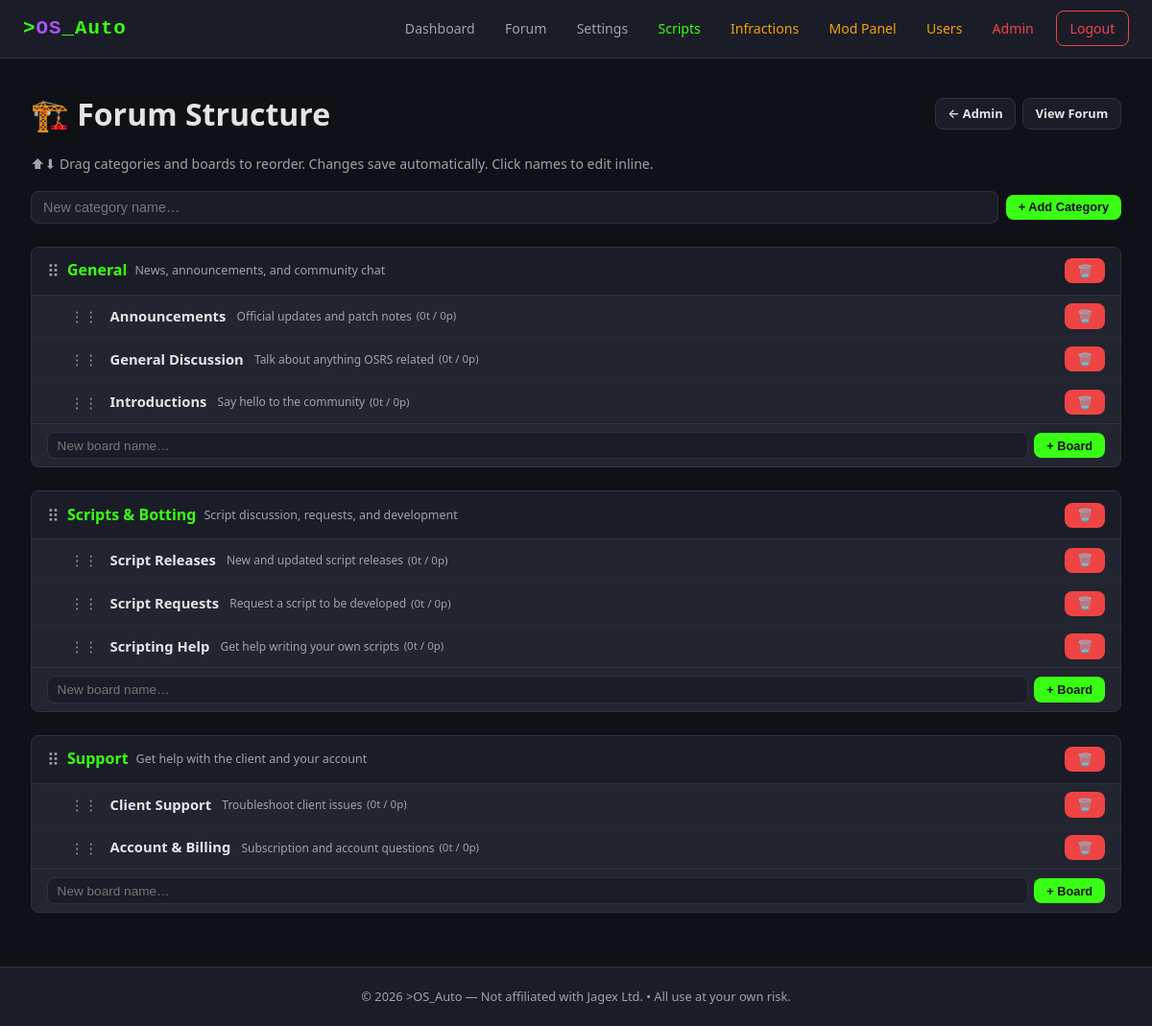
The page /admin/forums.php (signed in) on the database its author committed.
### tables this page shows
CREATE TABLE `forum_categories` (
  `category_id` INT UNSIGNED  NOT NULL AUTO_INCREMENT,
  `name`        VARCHAR(120)  NOT NULL,
  `description` TEXT          DEFAULT NULL,
  `sort_order`  INT           NOT NULL DEFAULT 0,
  PRIMARY KEY (`category_id`)
);

CREATE TABLE `forum_boards` (
  `board_id`     INT UNSIGNED NOT NULL AUTO_INCREMENT,
  `category_id`  INT UNSIGNED NOT NULL,
  `name`         VARCHAR(120) NOT NULL,
  `description`  TEXT         DEFAULT NULL,
  `sort_order`   INT          NOT NULL DEFAULT 0,
  `thread_count` INT UNSIGNED NOT NULL DEFAULT 0,
  `post_count`   INT UNSIGNED NOT NULL DEFAULT 0,
  `last_post_id` INT UNSIGNED DEFAULT NULL,
  `created_at`   DATETIME     NOT NULL DEFAULT CURRENT_TIMESTAMP,
  PRIMARY KEY (`board_id`),
  CONSTRAINT `fk_board_category`
    FOREIGN KEY (`category_id`) REFERENCES `forum_categories`(`category_id`)
    ON DELETE CASCADE
);

### includes/functions.php (called while the page is built, shortened)
<?php
function e(string $value): string
{
    return htmlspecialchars($value, ENT_QUOTES, 'UTF-8');
}

### admin/forums.php (the view, shortened to what this page needs)
<?php
require_once __DIR__ . '/../includes/functions.php';
$categories = $pdo->query('SELECT * FROM forum_categories ORDER BY sort_order ASC')->fetchAll();
$boards     = $pdo->query('SELECT * FROM forum_boards ORDER BY sort_order ASC')->fetchAll();
$boardsByCat = [];
foreach ($boards as $b) $boardsByCat[$b['category_id']][] = $b;
require_once __DIR__ . '/../includes/header.php';
?>
<div class="flex-between flex-between-mobile mb-1">
  <h1>🏗️ Forum Structure</h1>
  <div style="display:flex;gap:.4rem;flex-wrap:wrap;">
    <a href="/admin/index.php" class="btn btn-secondary btn-sm">&larr; Admin</a>
    <a href="/forum/index.php" class="btn btn-secondary btn-sm">View Forum</a>
  </div>
</div>
<p style="color:var(--text-secondary);font-size:.88rem;margin-bottom:1rem;">
  ⬆⬇ Drag categories and boards to reorder. Changes save automatically.
  Click names to edit inline.
</p>
<div class="fs-add-cat">
  <input type="text" id="newCatName" placeholder="New category name…">
  <button class="btn btn-primary btn-sm" onclick="quickAddCat()">+ Add Category</button>
</div>
<div id="catContainer">
  <?php foreach ($categories as $cat): ?>
    <div class="fs-cat" draggable="true" data-cat-id="<?= $cat['category_id'] ?>">
      <div class="fs-cat-header">
        <div style="display:flex;align-items:center;min-width:0;">
          <span class="grip">⠿</span>
          <span class="fs-cat-name"
                contenteditable="false"
                data-field="name"
                data-cat-id="<?= $cat['category_id'] ?>"
                ondblclick="this.contentEditable='true';this.focus();"
                onblur="saveCatInline(this)"
                onkeydown="if(event.key==='Enter'){event.preventDefault();this.blur();}"
          ><?= e($cat['name']) ?></span>
          <span class="fs-cat-desc"
                contenteditable="false"
                data-field="description"
                data-cat-id="<?= $cat['category_id'] ?>"
                ondblclick="this.contentEditable='true';this.focus();"
                onblur="saveCatInline(this)"
                onkeydown="if(event.key==='Enter'){event.preventDefault();this.blur();}"
          ><?= e($cat['description'] ?? 'Click to add description') ?></span>
        </div>
        <div class="fs-cat-actions">
          <button class="btn btn-danger btn-sm" onclick="deleteCat(<?= $cat['category_id'] ?>)"
                  title="Delete category">🗑️</button>
        </div>
      </div>
      <div class="fs-boards-container" data-cat-id="<?= $cat['category_id'] ?>">
        <?php
          $catBoards = $boardsByCat[$cat['category_id']] ?? [];
          if (empty($catBoards)):
        ?>
          <div class="fs-empty">No boards. Add one below or drag a board here.</div>
        <?php else: foreach ($catBoards as $b): ?>
          <div class="fs-board" draggable="true" data-board-id="<?= $b['board_id'] ?>">
            <div style="display:flex;align-items:center;min-width:0;gap:.3rem;flex-wrap:wrap;">
              <span class="grip">⋮⋮</span>
              <span class="fs-board-name"
                    contenteditable="false"
                    data-field="name"
                    data-board-id="<?= $b['board_id'] ?>"
                    ondblclick="this.contentEditable='true';this.focus();"
                    onblur="saveBoardInline(this)"
                    onkeydown="if(event.key==='Enter'){event.preventDefault();this.blur();}"
              ><?= e($b['name']) ?></span>
              <span class="fs-board-desc"
                    contenteditable="false"
                    data-field="description"
                    data-board-id="<?= $b['board_id'] ?>"
                    ondblclick="this.contentEditable='true';this.focus();"
                    onblur="saveBoardInline(this)"
                    onkeydown="if(event.key==='Enter'){event.preventDefault();this.blur();}"
              ><?= e($b['description'] ?? '') ?></span>
              <span class="fs-board-stats">(<?= $b['thread_count'] ?>t / <?= $b['post_count'] ?>p)</span>
            </div>
            <div class="fs-board-actions">
              <button class="btn btn-danger btn-sm" onclick="deleteBoard(<?= $b['board_id'] ?>)">🗑️</button>
            </div>
          </div>
        <?php endforeach; endif; ?>
      </div>
      <div class="fs-add-row">
        <input type="text" placeholder="New board name…" data-add-board-cat="<?= $cat['category_id'] ?>"
               onkeydown="if(event.key==='Enter')quickAddBoard(<?= $cat['category_id'] ?>,this);">
        <button class="btn btn-primary btn-sm"
                onclick="quickAddBoard(<?= $cat['category_id'] ?>, this.previousElementSibling)">+ Board</button>
      </div>
    </div>
  <?php endforeach; ?>
</div>
<?php require_once __DIR__ . '/../includes/footer.php'; ?>

### includes/header.php (style rules this page uses)
*, *::before, *::after { box-sizing: border-box; margin: 0; padding: 0; }
:root { --bg-primary: #0f1117; --bg-secondary: #1a1d27; --bg-card: #22252f; --border-color: #2e3140; --text-primary: #e4e4e7; --text-secondary:#9ca3af; --accent-green: #39ff14; --accent-purple: #a855f7; --accent-red: #ef4444; --accent-amber: #f59e0b; --accent-blue: #3b82f6; --font-mono: 'Courier New', monospace; --font-main: 'Segoe UI', system-ui, -apple-system, sans-serif; --radius: 8px; --shadow: 0 4px 24px rgba(0,0,0,.4); --nav-height: 60px; }
html { overflow-x: hidden; -webkit-text-size-adjust: 100%; }
body { font-family: var(--font-main); background: var(--bg-primary); color: var(--text-primary); line-height: 1.6; min-height: 100vh; display: flex; flex-direction: column; overflow-x: hidden; max-width: 100vw; }
a { color: var(--accent-green); text-decoration: none; transition: color .2s; }
.btn { display: inline-block; padding: .6rem 1.4rem; border: none; border-radius: var(--radius); font-size: .9rem; font-weight: 600; cursor: pointer; transition: opacity .2s, transform .1s; text-align: center; }
.btn-primary { background: var(--accent-green); color: #0f1117; }
.btn-danger { background: var(--accent-red); color: #fff; }
.btn-secondary { background: var(--bg-secondary); color: var(--text-primary); border: 1px solid var(--border-color); }
.btn-sm { padding: .35rem .8rem; font-size: .8rem; }
.mb-1 { margin-bottom: 1rem; }
.flex-between { display: flex; justify-content: space-between; align-items: center; flex-wrap: wrap; gap: .5rem; }

### admin/forums.php (style rules this page uses)
.fs-cat { margin-bottom:1.5rem;border:1px solid var(--border-color);border-radius:var(--radius);overflow:hidden;background:var(--bg-card);transition:box-shadow .2s; }
.fs-cat-header { background:var(--bg-secondary);padding:.65rem 1rem;display:flex;justify-content:space-between;align-items:center;cursor:grab;gap:.5rem;flex-wrap:wrap;border-bottom:1px solid var(--border-color); }
.fs-cat-header .grip { font-size:1.1rem;color:var(--text-secondary);margin-right:.5rem;cursor:grab; }
.fs-cat-name { font-weight:700;color:var(--accent-green);font-size:1rem; }
.fs-cat-desc { font-size:.78rem;color:var(--text-secondary);margin-left:.5rem; }
.fs-cat-actions { display:flex;gap:.3rem;flex-wrap:wrap;flex-shrink:0; }
.fs-board { padding:.55rem 1rem .55rem 2.5rem;border-bottom:1px solid rgba(46,49,64,.4);display:flex;justify-content:space-between;align-items:center;cursor:grab;gap:.5rem;flex-wrap:wrap;transition:background .15s; }
.fs-board:last-child { border-bottom:none; }
.fs-board .grip { font-size:.9rem;color:var(--text-secondary);margin-right:.5rem; }
.fs-board-name { font-weight:600;font-size:.92rem; }
.fs-board-desc { font-size:.75rem;color:var(--text-secondary);margin-left:.4rem; }
.fs-board-stats { font-size:.72rem;color:var(--text-secondary); }
.fs-board-actions { display:flex;gap:.3rem;flex-wrap:wrap;flex-shrink:0; }
.fs-add-row { padding:.5rem 1rem;display:flex;gap:.4rem;align-items:center;flex-wrap:wrap;border-top:1px solid var(--border-color); }
.fs-add-row input { flex:1;min-width:120px;padding:.35rem .6rem;border-radius:var(--radius);border:1px solid var(--border-color);background:var(--bg-secondary);color:var(--text-primary);font-size:.85rem; }
.fs-add-cat { margin-bottom:1.5rem;display:flex;gap:.5rem;align-items:center;flex-wrap:wrap; }
.fs-add-cat input { flex:1;min-width:200px;padding:.5rem .75rem;border-radius:var(--radius);border:1px solid var(--border-color);background:var(--bg-secondary);color:var(--text-primary);font-size:.9rem; }

### rows shown on the page
forum_categories: name "General", description "News, announcements, and community chat"
forum_boards: name "Announcements", description "Official updates and patch notes", thread_count "0", post_count "0"
forum_boards: name "General Discussion", description "Talk about anything OSRS related", thread_count "0", post_count "0"
forum_boards: name "Introductions", description "Say hello to the community", thread_count "0", post_count "0"
forum_categories: name "Scripts & Botting", description "Script discussion, requests, and development"
forum_boards: name "Script Releases", description "New and updated script releases", thread_count "0", post_count "0"
forum_boards: name "Script Requests", description "Request a script to be developed", thread_count "0", post_count "0"
forum_boards: name "Scripting Help", description "Get help writing your own scripts", thread_count "0", post_count "0"
forum_categories: name "Support", description "Get help with the client and your account"
forum_boards: name "Client Support", description "Troubleshoot client issues", thread_count "0", post_count "0"
forum_boards: name "Account & Billing", description "Subscription and account questions", thread_count "0", post_count "0"
